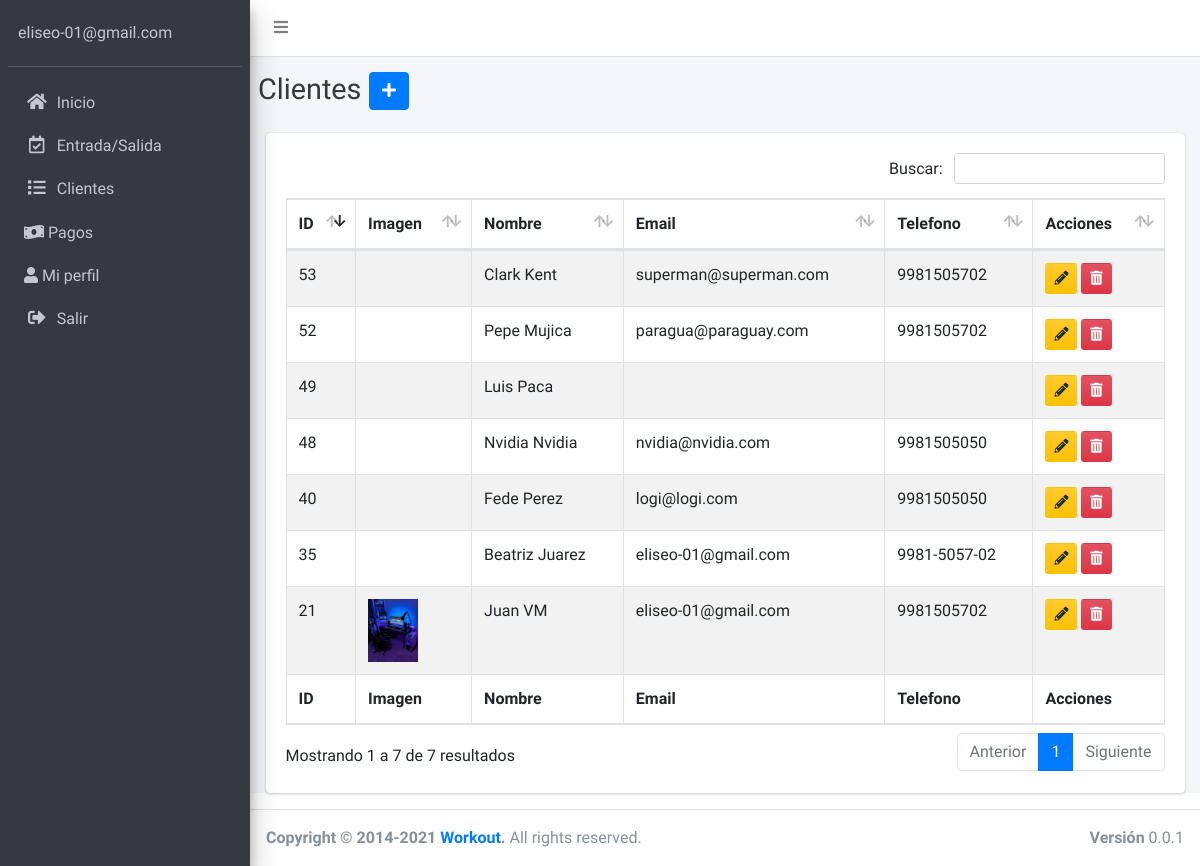
/admin/pages/cliente.php (signed in), run on an earlier commit of the app's database.
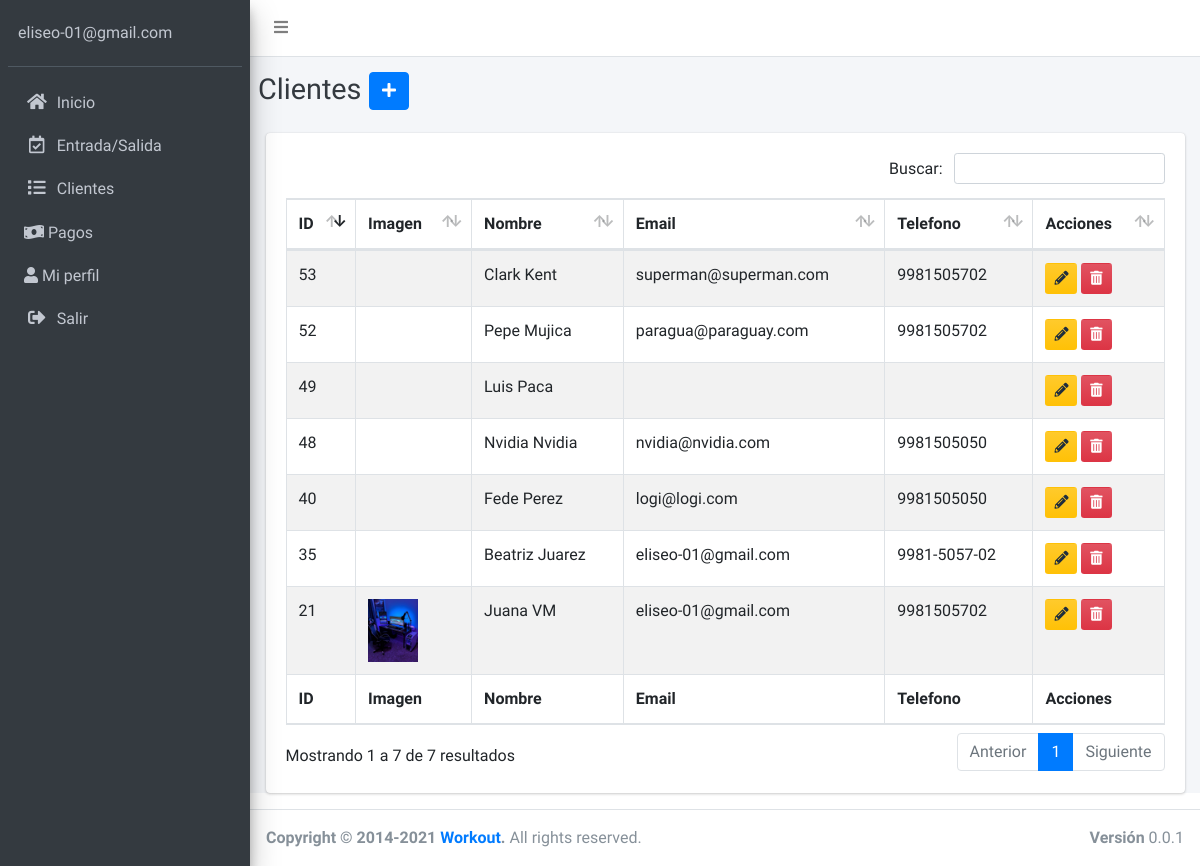
And on a later commit of the database.
### tables this page shows
CREATE TABLE `cliente` (
  `id_cliente` int(11) NOT NULL,
  `nombre_cliente` varchar(60) NOT NULL,
  `apellido_cliente` varchar(60) NOT NULL,
  `email_cliente` varchar(60) NOT NULL,
  `fecha_nacimiento_cliente` date NOT NULL,
  `telefono_cliente` varchar(15) NOT NULL,
  `gimnasio_cliente` int(11) NOT NULL,
  `url_imagen_cliente` varchar(100) NOT NULL,
  `fecha_creacion_cliente` date DEFAULT NULL
);

### admin/pages/cliente.php (the view, shortened to what this page needs)
<?php
include 'funciones/funciones.php';
include 'templates/header.php';
include 'templates/barra-superior.php';
include 'templates/barra-lateral.php';
$id = $_SESSION['id'];
?>
  <div class="content-wrapper">
    <div class="content-header">
      <div class="container-fluid">
        <div class="row mb-2">
          <div class="col-sm-6">
            <div class="row">
              <h1 class="m-0 text-dark">Clientes</h1>
              <div class="col-md-auto">
                <button type="button" class="btn btn-block btn-primary" data-toggle="modal" data-target="#registroCliente"><i class="fas fa-plus"></i></button>
              </div>
            </div>
          </div>
        </div>
      </div>
    </div>
                  <?php
                    try {
                      $sql = "SELECT * FROM registro WHERE id_registro = $id ";
                      $resultado = $conn->query($sql);
                      while ($gimnasio_registro = $resultado->fetch_assoc()) { ?>
                      <?php }
                    } catch (Exception $e) {
                        echo "Error: " . $e->getMessage();
                    }
                  ?>
    <section class="content">
      <div class="container-fluid">
        <div class="card">
          <div class="card-body">
            <table id="registros-cliente" class="table table-bordered table-striped">
              <thead>
              <tr>
                <th>ID</th>
                <th>Imagen</th>
                <th>Nombre</th>
                <th>Email</th>
                <th>Telefono</th>
                <th>Acciones</th>
              </tr>
              </thead>
              <tbody>
                <?php
                  try {
                    $sql = "SELECT * ";
                    $sql .= " FROM cliente ";
                    $sql .= " INNER JOIN registro ";
                    $sql .= " ON cliente.gimnasio_cliente=registro.id_registro ";
                    $sql .= " WHERE gimnasio_cliente = $id ";
                    $sql .= " ORDER BY id_cliente DESC ";
                    $resultado = $conn->query($sql);
                  } catch (Exception $e) {
                    $error = $e->getMessage();
                    echo $error;
                  }
                  while($cliente = $resultado->fetch_assoc()) { ?>
                    <tr>
                      <td><?php echo $cliente['id_cliente']; ?></td>
                      <td><img src="../dist/img/clientes/<?php echo $cliente['url_imagen_cliente']; ?>" width="50" alt=""></td>
                      <td><?php echo $cliente['nombre_cliente'] . " " . $cliente['apellido_cliente']; ?></td>
                      <td><?php echo $cliente['email_cliente']; ?></td>
                      <td><?php echo $cliente['telefono_cliente']; ?></td>
                      <td>
                        <a title="Editar" href="editar-cliente.php?id=<?php echo $cliente['id_cliente']; ?>" class="btn bg-gradient-warning btn-sm margin">
                        <i class="fas fa-pencil-alt"></i>
                        </a>
                        <a title="Eliminar" href="#" data-id="<?php echo $cliente['id_cliente']; ?>" data-tipo="cliente" class="btn bg-gradient-danger btn-sm borrar_registro">
                        <i class="fas fa-trash-alt"></i>
                        </a>
                      </td>
                    </tr>
                  <?php } ?>
              </tbody>
              <tfoot>
              <tr>
                <th>ID</th>
                <th>Imagen</th>
                <th>Nombre</th>
                <th>Email</th>
                <th>Telefono</th>
                <th>Acciones</th>
              </tr>
              </tfoot>
            </table>
          </div>
        </div>
      </div>
    </section>
  </div>
<?php
include 'templates/footer.php';
?>

What changed in the data, as far as the page shows it:
changed cliente "VM": nombre_cliente "Juan" → "Juana"
